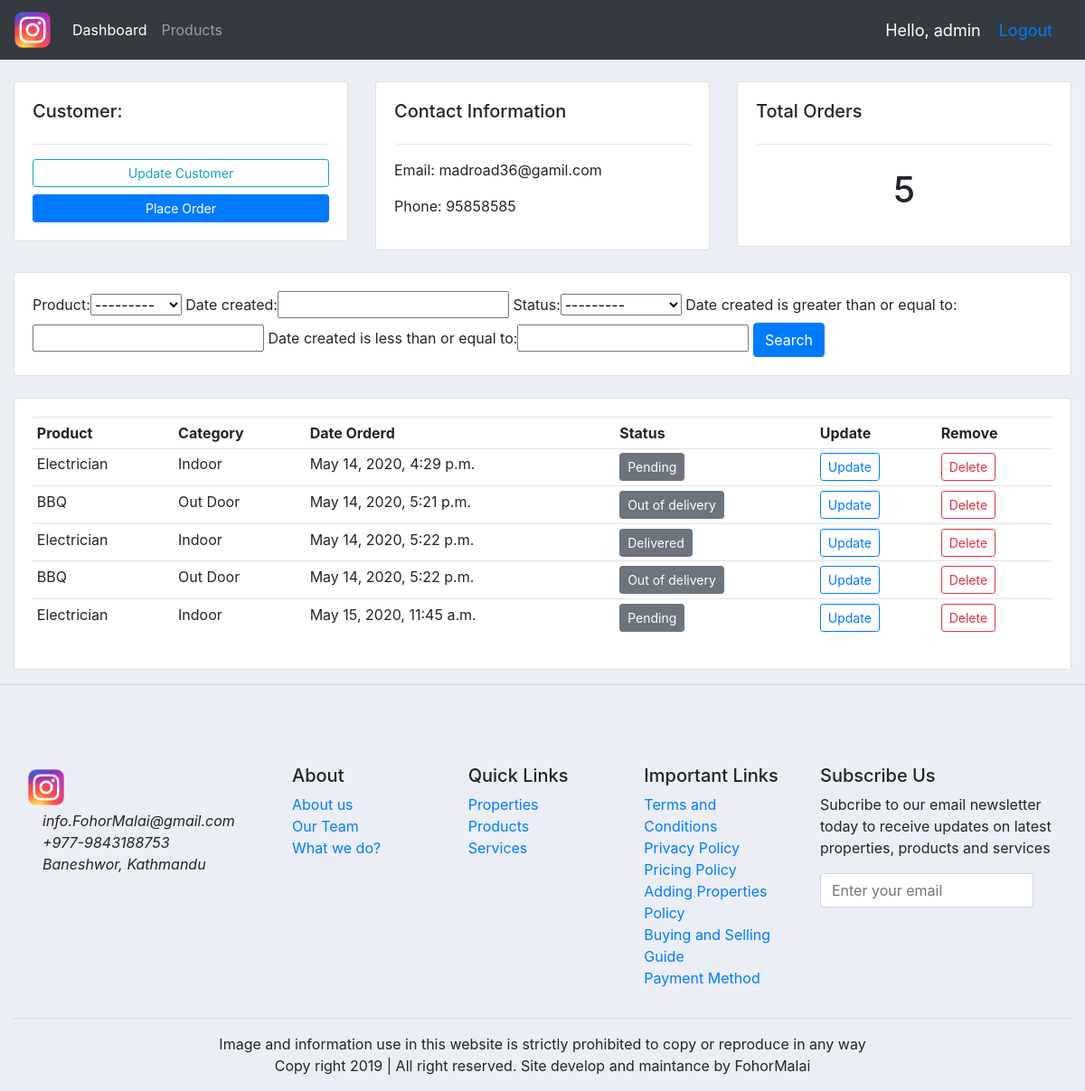
Screenshot of /customers/1/ (signed in) with the database file from the repository.
### accounts/models.py (models this page shows, shortened)
class  Customer(models.Model):
	user = models.OneToOneField(User, null = True, blank = True ,on_delete = models.CASCADE)
	name = models.CharField(max_length = 255, null=True)
	phone = models.CharField(max_length = 255, null=True)
	email = models.CharField(max_length = 255, null=True)
	profile_pic = models.ImageField(default = "anup.png", null = True, blank = True)
	date_created = models.DateTimeField(auto_now_add=True, null=True)

class Order(models.Model):
	STATUS = (
				('Pending', 'Pending'),
				('Out of delivery', 'Out of delivery'),
				('Delivered', 'Delivered'),
			)
	customer = models.ForeignKey(Customer, null=True, on_delete = models.SET_NULL)
	product = models.ForeignKey(Product, null=True, on_delete = models.SET_NULL)
	date_created = models.DateTimeField(auto_now_add=True, null=True)
	status = models.CharField(max_length = 200, null=True, choices = STATUS)

class Product(models.Model):
	CATEGORY =(
				('Indoor','Indoor'),
				('Out Door','Out Door'),
				)
	name = models.CharField(max_length = 255, null=True)
	price = models.FloatField(null=True)
	category = models.CharField(max_length = 255, null=True, choices = CATEGORY)
	description = models.CharField(max_length = 255, null=True, blank = True)
	tags = models.ManyToManyField(Tag)
	date_created = models.DateTimeField(auto_now_add=True, null=True)
	def __str__(self):
		return self.name

### accounts/decorators.py (the view)
		def wrapper_func(request, *args, **kwargs):
			group = None
			if request.user.groups.exists():
				group = request.user.groups.all()[0].name
			if group in allowed_roles:
				return views_func(request, *args, **kwargs)
			else:
				return  HttpResponse('Not Authorized.')

### accounts/views.py (called while the page is built)
@login_required(login_url='login')
@allowed_users(allowed_roles = ['admin'])
def customers(request, id):
	customer = Customer.objects.get(id = id)
	orders = customer.order_set.all()
	total_orders = orders.count()
	OrderFormSet = inlineformset_factory(Customer, Order, fields=('product', 'status'), extra = 5)
	formset = OrderFormSet(queryset = Order.objects.none(), instance = customer)
	myfilter = OrderFilter(request.GET, queryset = orders)
	orders = myfilter.qs
	context = {
		'customer' : customer,
		'orders' : orders,
		'total_orders' : total_orders,
		'formset' : formset,
		'myfilter' : myfilter,
	}
	return render(request,'accounts/customer.html',context)

### accounts/templates/accounts/customer.html (shortened to what this page needs)
{% extends 'accounts/main.html' %}
{% block content %}
<div class="container-fluid">
	<br>
	<div class="row">
		<div class="col-md">
			<div class="card card-body">
				<h5>Customer:</h5>
				<hr>
				<a class="btn btn-outline-info  btn-sm btn-block" href="">Update Customer</a>
				<button type="button" class="btn btn-primary btn-sm btn-block" data-toggle="modal" data-target="#exampleModal">
					Place Order
				</button>
			</div>
		</div>
		<div class="col-md">
			<div class="card card-body">
				<h5>Contact Information</h5>
				<hr>
				<p>Email: {{customer.email}} </p>
				<p>Phone: {{customer.phone}} </p>
			</div>
		</div>
		<div class="col-md">
			<div class="card card-body">
				<h5>Total Orders</h5>
				<hr>
				<h1 style="text-align: center;padding: 10px">{{total_orders}}</h1>
			</div>
		</div>
	</div>
	<br>
	<div class="row">
		<div class="col">
			<div class="card card-body">
				<form method="get">
					{{myfilter.form}}
					<button class="btn btn-primary" type="submit">Search</button>
				</form>
			</div>
		</div>
	</div>
	<br>
	<div class="row">
		<div class="col-md">
			<div class="card card-body">
				<table class="table table-sm">
					<tr>
						<th>Product</th>
						<th>Category</th>
						<th>Date Orderd</th>
						<th>Status</th>
						<th>Update</th>
						<th>Remove</th>
					</tr>
					{% for order in orders %}
					<tr>
						<td>{{order.product}}</td>
						<td>{{order.product.category}}</td>
						<td>{{order.date_created}}</td>
						<td><button class="btn btn-sm btn-secondary">{{order.status}}</button></td>
						<td><a href="{% url 'update_order' order.id %}" class="btn btn-sm btn-outline-primary">Update</a></td>
						<td><a href="{% url 'delete_order' order.id %}" class="btn btn-sm btn-outline-danger" data-toggle="modal" data-target="#delete">Delete</a></td>
					</tr>
					{% endfor %}
				</table>
			</div>
		</div>
	</div>
</div>
{% endblock %}

### accounts/templates/accounts/navbar.html (shortened to what this page needs)
{% load static %}
<nav class="navbar navbar-expand-lg navbar-dark bg-dark">
	<img src="{% static 'images/1.png' %}" alt="" class="navbar-brand" id="logo">
	<div class="collapse navbar-collapse" id="navbarNav">
		<ul class="navbar-nav">
			{% if request.user.is_staff %}
			<li class="nav-item active">
				<a class="nav-link" href="{% url 'home' %}">Dashboard</a>
			</li>
			<li class="nav-item">
				<a class="nav-link" href="{% url 'products' %}">Products</a>
			</li>
			{% else %}
			<li class="nav-item">
				<a href="{% url 'account' %}" class="nav-link">Settings</a>
			</li>
			{% endif %}
		</ul>
	</div>
	<span class="hello-msg">Hello, {{request.user}} </span>
	<span class="hello-msg"><a href="{% url 'logout' %}">Logout</a></span>
</nav>

### static/css/main.css (style rules this page uses)
#logo { height: 50px; width: auto; }
body { background-color: #ebeff5; }

### accounts/templates/accounts/navbar.html (style rules this page uses)
.hello-msg { font-size: 18px; color: #fff; margin-right: 20px; }

### rows the page displays
Customer: email "madroad36@gamil.com", phone "95858585"
Order: product "Electrician", product.category "Indoor", date_created "May 14, 2020, 4:29 p.m.", status "Pending"
Order: product "BBQ", product.category "Out Door", date_created "May 14, 2020, 5:21 p.m.", status "Out of delivery"
Order: product "Electrician", product.category "Indoor", date_created "May 14, 2020, 5:22 p.m.", status "Delivered"
Order: product "BBQ", product.category "Out Door", date_created "May 14, 2020, 5:22 p.m.", status "Out of delivery"
Order: product "Electrician", product.category "Indoor", date_created "May 15, 2020, 11:45 a.m.", status "Pending"

### other values shown
{{ request.user }} "admin"
{{ total_orders }} "5"
